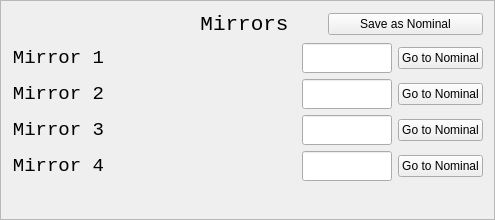
              <widget class="QFrame" name="mirror_frame">
               <property name="minimumSize">
                <size>
                 <width>0</width>
                 <height>220</height>
                </size>
               </property>
               <property name="maximumSize">
                <size>
                 <width>16777215</width>
                 <height>220</height>
                </size>
               </property>
               <property name="frameShape">
                <enum>QFrame::StyledPanel</enum>
               </property>
               <property name="frameShadow">
                <enum>QFrame::Raised</enum>
               </property>
               <layout class="QVBoxLayout" name="verticalLayout_5">
                <item>
                 <layout class="QHBoxLayout" name="horizontalLayout">
                  <property name="bottomMargin">
                   <number>0</number>
                  </property>
                  <item>
                   <spacer name="horizontalSpacer">
                    <property name="orientation">
                     <enum>Qt::Horizontal</enum>
                    </property>
                    <property name="sizeType">
                     <enum>QSizePolicy::Expanding</enum>
                    </property>
                    <property name="sizeHint" stdset="0">
                     <size>
                      <width>40</width>
                      <height>20</height>
                     </size>
                    </property>
                   </spacer>
                  </item>
                  <item>
                   <widget class="QLabel" name="mirrors_title">
                    <property name="sizePolicy">
                     <sizepolicy hsizetype="Expanding" vsizetype="Preferred">
                      <horstretch>0</horstretch>
                      <verstretch>0</verstretch>
                     </sizepolicy>
                    </property>
                    <property name="font">
                     <font>
                      <family>Monospace</family>
                      <pointsize>16</pointsize>
                     </font>
                    </property>
                    <property name="text">
                     <string>Mirrors</string>
                    </property>
                    <property name="alignment">
                     <set>Qt::AlignCenter</set>
                    </property>
                   </widget>
                  </item>
                  <item>
                   <widget class="QPushButton" name="save_mirrors_button">
                    <property name="sizePolicy">
                     <sizepolicy hsizetype="Expanding" vsizetype="Fixed">
                      <horstretch>0</horstretch>
                      <verstretch>0</verstretch>
                     </sizepolicy>
                    </property>
                    <property name="text">
                     <string>Save as Nominal</string>
                    </property>
                   </widget>
                  </item>
                 </layout>
                </item>
                <item>
                 <layout class="QGridLayout" name="mirrors_layout">
                  <item row="2" column="3">
                   <widget class="PyDMLineEdit" name="mirror_setpos_3">
                    <property name="minimumSize">
                     <size>
                      <width>90</width>
                      <height>30</height>
                     </size>
                    </property>
                    <property name="maximumSize">
                     <size>
                      <width>90</width>
                      <height>30</height>
                     </size>
                    </property>
                    <property name="font">
                     <font>
                      <family>Monospace</family>
                      <pointsize>14</pointsize>
                     </font>
                    </property>
                    <property name="toolTip">
                     <string/>
                    </property>
                    <property name="whatsThis">
                     <string>
    Writeable text field to send and display channel values
    </string>
                    </property>
                    <property name="alignment">
                     <set>Qt::AlignRight|Qt::AlignTrailing|Qt::AlignVCenter</set>
                    </property>
                    <property name="showUnits" stdset="0">
                     <bool>false</bool>
                    </property>
                   </widget>
                  </item>
                  <item row="1" column="0">
                   <widget class="QLabel" name="mirror_name_2">
                    <property name="font">
                     <font>
                      <family>Monospace</family>
                      <pointsize>14</pointsize>
                     </font>
                    </property>
                    <property name="text">
                     <string>Mirror 2</string>
                    </property>
                    <property name="alignment">
                     <set>Qt::AlignRight|Qt::AlignTrailing|Qt::AlignVCenter</set>
                    </property>
                   </widget>
                  </item>
                  <item row="2" column="2">
                   <widget class="PyDMLabel" name="mirror_readback_3">
                    <property name="minimumSize">
                     <size>
                      <width>150</width>
                      <height>30</height>
                     </size>
                    </property>
                    <property name="maximumSize">
                     <size>
                      <width>150</width>
                      <height>30</height>
                     </size>
                    </property>
                    <property name="font">
                     <font>
                      <family>Monospace</family>
                      <pointsize>14</pointsize>
                     </font>
                    </property>
                    <property name="toolTip">
                     <string/>
                    </property>
                    <property name="whatsThis">
                     <string/>
                    </property>
                    <property name="precision" stdset="0">
                     <number>0</number>
                    </property>
                    <property name="showUnits" stdset="0">
                     <bool>true</bool>
                    </property>
                    <property name="userDefinedPrecision" stdset="0">
                     <bool>true</bool>
                    </property>
                   </widget>
                  </item>
                  <item row="0" column="2">
                   <widget class="PyDMLabel" name="mirror_readback_1">
                    <property name="minimumSize">
                     <size>
                      <width>150</width>
                      <height>30</height>
                     </size>
                    </property>
                    <property name="maximumSize">
                     <size>
                      <width>150</width>
                      <height>30</height>
                     </size>
                    </property>
                    <property name="font">
                     <font>
                      <family>Monospace</family>
                      <pointsize>14</pointsize>
                     </font>
                    </property>
                    <property name="toolTip">
                     <string/>
                    </property>
                    <property name="whatsThis">
                     <string/>
                    </property>
                    <property name="precision" stdset="0">
                     <number>0</number>
                    </property>
                    <property name="showUnits" stdset="0">
                     <bool>true</bool>
                    </property>
                    <property name="userDefinedPrecision" stdset="0">
                     <bool>true</bool>
                    </property>
                   </widget>
                  </item>
                  <item row="0" column="0">
                   <widget class="QLabel" name="mirror_name_1">
                    <property name="font">
                     <font>
                      <family>Monospace</family>
                      <pointsize>14</pointsize>
                     </font>
                    </property>
                    <property name="text">
                     <string>Mirror 1</string>
                    </property>
                    <property name="alignment">
                     <set>Qt::AlignRight|Qt::AlignTrailing|Qt::AlignVCenter</set>
                    </property>
                   </widget>
                  </item>
                  <item row="2" column="0">
                   <widget class="QLabel" name="mirror_name_3">
                    <property name="font">
                     <font>
                      <family>Monospace</family>
                      <pointsize>14</pointsize>
                     </font>
                    </property>
                    <property name="text">
                     <string>Mirror 3</string>
                    </property>
                    <property name="alignment">
                     <set>Qt::AlignRight|Qt::AlignTrailing|Qt::AlignVCenter</set>
                    </property>
                   </widget>
                  </item>
                  <item row="1" column="2">
                   <widget class="PyDMLabel" name="mirror_readback_2">
                    <property name="minimumSize">
                     <size>
                      <width>150</width>
                      <height>30</height>
                     </size>
                    </property>
                    <property name="maximumSize">
                     <size>
                      <width>150</width>
                      <height>30</height>
                     </size>
                    </property>
                    <property name="font">
                     <font>
                      <family>Monospace</family>
                      <pointsize>14</pointsize>
                     </font>
                    </property>
                    <property name="toolTip">
                     <string/>
                    </property>
                    <property name="whatsThis">
                     <string/>
                    </property>
                    <property name="precision" stdset="0">
                     <number>0</number>
                    </property>
                    <property name="showUnits" stdset="0">
                     <bool>true</bool>
                    </property>
                    <property name="userDefinedPrecision" stdset="0">
                     <bool>true</bool>
                    </property>
                   </widget>
                  </item>
                  <item row="1" column="3">
                   <widget class="PyDMLineEdit" name="mirror_setpos_2">
                    <property name="minimumSize">
                     <size>
                      <width>90</width>
                      <height>30</height>
                     </size>
                    </property>
                    <property name="maximumSize">
                     <size>
                      <width>90</width>
                      <height>30</height>
                     </size>
                    </property>
                    <property name="font">
                     <font>
                      <family>Monospace</family>
                      <pointsize>14</pointsize>
                     </font>
                    </property>
                    <property name="toolTip">
                     <string/>
                    </property>
                    <property name="whatsThis">
                     <string>
    Writeable text field to send and display channel values
    </string>
                    </property>
                    <property name="alignment">
                     <set>Qt::AlignRight|Qt::AlignTrailing|Qt::AlignVCenter</set>
                    </property>
                    <property name="showUnits" stdset="0">
                     <bool>false</bool>
                    </property>
                   </widget>
                  </item>
                  <item row="0" column="3">
                   <widget class="PyDMLineEdit" name="mirror_setpos_1">
                    <property name="minimumSize">
                     <size>
                      <width>90</width>
                      <height>30</height>
                     </size>
                    </property>
                    <property name="maximumSize">
                     <size>
                      <width>90</width>
                      <height>30</height>
                     </size>
                    </property>
                    <property name="font">
                     <font>
                      <family>Monospace</family>
                      <pointsize>14</pointsize>
                     </font>
                    </property>
                    <property name="toolTip">
                     <string/>
                    </property>
                    <property name="whatsThis">
                     <string>
    Writeable text field to send and display channel values
    </string>
                    </property>
                    <property name="alignment">
                     <set>Qt::AlignRight|Qt::AlignTrailing|Qt::AlignVCenter</set>
                    </property>
                    <property name="showUnits" stdset="0">
                     <bool>false</bool>
                    </property>
                   </widget>
                  </item>
                  <item row="3" column="0">
                   <widget class="QLabel" name="mirror_name_4">
                    <property name="font">
                     <font>
                      <family>Monospace</family>
                      <pointsize>14</pointsize>
                     </font>
                    </property>
                    <property name="text">
                     <string>Mirror 4</string>
                    </property>
                    <property name="alignment">
                     <set>Qt::AlignRight|Qt::AlignTrailing|Qt::AlignVCenter</set>
                    </property>
                   </widget>
                  </item>
                  <item row="3" column="2">
                   <widget class="PyDMLabel" name="mirror_readback_4">
                    <property name="minimumSize">
                     <size>
                      <width>150</width>
                      <height>30</height>
                     </size>
                    </property>
                    <property name="maximumSize">
                     <size>
                      <width>150</width>
                      <height>30</height>
                     </size>
                    </property>
                    <property name="font">
                     <font>
                      <family>Monospace</family>
                      <pointsize>14</pointsize>
                     </font>
                    </property>
                    <property name="toolTip">
                     <string/>
                    </property>
                    <property name="whatsThis">
                     <string/>
                    </property>
                    <property name="precision" stdset="0">
                     <number>0</number>
                    </property>
                    <property name="showUnits" stdset="0">
                     <bool>true</bool>
                    </property>
                    <property name="userDefinedPrecision" stdset="0">
                     <bool>true</bool>
                    </property>
                   </widget>
                  </item>
                  <item row="3" column="3">
                   <widget class="PyDMLineEdit" name="mirror_setpos_4">
                    <property name="minimumSize">
                     <size>
                      <width>90</width>
                      <height>30</height>
                     </size>
                    </property>
                    <property name="maximumSize">
                     <size>
                      <width>90</width>
                      <height>30</height>
                     </size>
                    </property>
                    <property name="font">
                     <font>
                      <family>Monospace</family>
                      <pointsize>14</pointsize>
                     </font>
                    </property>
                    <property name="toolTip">
                     <string/>
                    </property>
                    <property name="whatsThis">
                     <string>
    Writeable text field to send and display channel values
    </string>
                    </property>
                    <property name="alignment">
                     <set>Qt::AlignRight|Qt::AlignTrailing|Qt::AlignVCenter</set>
                    </property>
                    <property name="showUnits" stdset="0">
                     <bool>false</bool>
                    </property>
                   </widget>
                  </item>
                  <item row="0" column="1">
                   <widget class="QFrame" name="circle_size_hax_1">
                    <property name="minimumSize">
                     <size>
                      <width>30</width>
                      <height>30</height>
                     </size>
                    </property>
                    <property name="maximumSize">
                     <size>
                      <width>30</width>
                      <height>30</height>
                     </size>
                    </property>
                    <property name="frameShape">
                     <enum>QFrame::NoFrame</enum>
                    </property>
                    <property name="frameShadow">
                     <enum>QFrame::Plain</enum>
                    </property>
                    <property name="lineWidth">
                     <number>0</number>
                    </property>
                    <widget class="PyDMByteIndicator" name="mirror_circle_1">
                     <property name="geometry">
                      <rect>
                       <x>-10</x>
                       <y>-5</y>
                       <width>48</width>
                       <height>48</height>
                      </rect>
                     </property>
                     <property name="minimumSize">
                      <size>
                       <width>48</width>
                       <height>48</height>
                      </size>
                     </property>
                     <property name="maximumSize">
                      <size>
                       <width>48</width>
                       <height>48</height>
                      </size>
                     </property>
                     <property name="font">
                      <font>
                       <family>Monospace</family>
                       <pointsize>14</pointsize>
                      </font>
                     </property>
                     <property name="toolTip">
                      <string/>
                     </property>
                     <property name="whatsThis">
                      <string/>
                     </property>
                     <property name="onColor" stdset="0">
                      <color>
                       <red>100</red>
                       <green>100</green>
                       <blue>100</blue>
                      </color>
                     </property>
                     <property name="offColor" stdset="0">
                      <color>
                       <red>255</red>
                       <green>255</green>
                       <blue>0</blue>
                      </color>
                     </property>
                     <property name="orientation" stdset="0">
                      <enum>Qt::Vertical</enum>
                     </property>
                     <property name="showLabels" stdset="0">
                      <bool>false</bool>
                     </property>
                     <property name="bigEndian" stdset="0">
                      <bool>false</bool>
                     </property>
                     <property name="circles" stdset="0">
                      <bool>true</bool>
                     </property>
                    </widget>
                   </widget>
                  </item>
                  <item row="1" column="1">
                   <widget class="QFrame" name="circle_size_hax_2">
                    <property name="minimumSize">
                     <size>
                      <width>30</width>
                      <height>30</height>
                     </size>
                    </property>
                    <property name="maximumSize">
                     <size>
                      <width>30</width>
                      <height>30</height>
                     </size>
                    </property>
                    <property name="frameShape">
                     <enum>QFrame::NoFrame</enum>
                    </property>
                    <property name="frameShadow">
                     <enum>QFrame::Plain</enum>
                    </property>
                    <property name="lineWidth">
                     <number>0</number>
                    </property>
                    <widget class="PyDMByteIndicator" name="mirror_circle_2">
                     <property name="geometry">
                      <rect>
                       <x>-10</x>
                       <y>-5</y>
                       <width>48</width>
                       <height>48</height>
                      </rect>
                     </property>
                     <property name="minimumSize">
                      <size>
                       <width>48</width>
                       <height>48</height>
                      </size>
                     </property>
                     <property name="maximumSize">
                      <size>
                       <width>48</width>
                       <height>48</height>
                      </size>
                     </property>
                     <property name="font">
                      <font>
                       <family>Monospace</family>
                       <pointsize>14</pointsize>
                      </font>
                     </property>
                     <property name="toolTip">
                      <string/>
                     </property>
                     <property name="whatsThis">
                      <string/>
                     </property>
                     <property name="onColor" stdset="0">
                      <color>
                       <red>100</red>
                       <green>100</green>
                       <blue>100</blue>
                      </color>
                     </property>
                     <property name="offColor" stdset="0">
                      <color>
                       <red>255</red>
                       <green>255</green>
                       <blue>0</blue>
                      </color>
                     </property>
                     <property name="orientation" stdset="0">
                      <enum>Qt::Vertical</enum>
                     </property>
                     <property name="showLabels" stdset="0">
                      <bool>false</bool>
                     </property>
                     <property name="bigEndian" stdset="0">
                      <bool>false</bool>
                     </property>
                     <property name="circles" stdset="0">
                      <bool>true</bool>
                     </property>
                    </widget>
                   </widget>
                  </item>
                  <item row="2" column="1">
                   <widget class="QFrame" name="circle_size_hax_3">
                    <property name="minimumSize">
                     <size>
                      <width>30</width>
                      <height>30</height>
                     </size>
                    </property>
                    <property name="maximumSize">
                     <size>
                      <width>30</width>
                      <height>30</height>
                     </size>
                    </property>
                    <property name="frameShape">
                     <enum>QFrame::NoFrame</enum>
                    </property>
                    <property name="frameShadow">
                     <enum>QFrame::Plain</enum>
                    </property>
                    <property name="lineWidth">
                     <number>0</number>
                    </property>
                    <widget class="PyDMByteIndicator" name="mirror_circle_3">
                     <property name="geometry">
                      <rect>
                       <x>-10</x>
                       <y>-5</y>
                       <width>48</width>
                       <height>48</height>
                      </rect>
                     </property>
                     <property name="sizePolicy">
                      <sizepolicy hsizetype="Preferred" vsizetype="Preferred">
                       <horstretch>0</horstretch>
                       <verstretch>0</verstretch>
                      </sizepolicy>
                     </property>
                     <property name="minimumSize">
                      <size>
                       <width>48</width>
                       <height>48</height>
                      </size>
                     </property>
                     <property name="maximumSize">
                      <size>
                       <width>48</width>
                       <height>48</height>
                      </size>
                     </property>
                     <property name="font">
                      <font>
                       <family>Monospace</family>
                       <pointsize>14</pointsize>
                      </font>
                     </property>
                     <property name="toolTip">
                      <string/>
                     </property>
                     <property name="whatsThis">
                      <string/>
                     </property>
                     <property name="onColor" stdset="0">
                      <color>
                       <red>100</red>
                       <green>100</green>
                       <blue>100</blue>
                      </color>
                     </property>
                     <property name="offColor" stdset="0">
                      <color>
                       <red>255</red>
                       <green>255</green>
                       <blue>0</blue>
                      </color>
                     </property>
                     <property name="orientation" stdset="0">
                      <enum>Qt::Vertical</enum>
                     </property>
                     <property name="showLabels" stdset="0">
                      <bool>false</bool>
                     </property>
                     <property name="bigEndian" stdset="0">
                      <bool>false</bool>
                     </property>
                     <property name="circles" stdset="0">
                      <bool>true</bool>
                     </property>
                    </widget>
                   </widget>
                  </item>
                  <item row="3" column="1">
                   <widget class="QFrame" name="circle_size_hax_4">
                    <property name="minimumSize">
                     <size>
                      <width>30</width>
                      <height>30</height>
                     </size>
                    </property>
                    <property name="maximumSize">
                     <size>
                      <width>30</width>
                      <height>30</height>
                     </size>
                    </property>
                    <property name="frameShape">
                     <enum>QFrame::NoFrame</enum>
                    </property>
                    <property name="frameShadow">
                     <enum>QFrame::Plain</enum>
                    </property>
                    <property name="lineWidth">
                     <number>0</number>
                    </property>
                    <widget class="PyDMByteIndicator" name="mirror_circle_4">
                     <property name="geometry">
                      <rect>
                       <x>-10</x>
                       <y>-5</y>
                       <width>48</width>
                       <height>48</height>
                      </rect>
                     </property>
                     <property name="minimumSize">
                      <size>
                       <width>48</width>
                       <height>48</height>
                      </size>
                     </property>
                     <property name="maximumSize">
                      <size>
                       <width>48</width>
                       <height>48</height>
                      </size>
                     </property>
                     <property name="font">
                      <font>
                       <family>Monospace</family>
                       <pointsize>14</pointsize>
                      </font>
                     </property>
                     <property name="toolTip">
                      <string/>
                     </property>
                     <property name="whatsThis">
                      <string/>
                     </property>
                     <property name="onColor" stdset="0">
                      <color>
                       <red>100</red>
                       <green>100</green>
                       <blue>100</blue>
                      </color>
                     </property>
                     <property name="offColor" stdset="0">
                      <color>
                       <red>255</red>
                       <green>255</green>
                       <blue>0</blue>
                      </color>
                     </property>
                     <property name="orientation" stdset="0">
                      <enum>Qt::Vertical</enum>
                     </property>
                     <property name="showLabels" stdset="0">
                      <bool>false</bool>
                     </property>
                     <property name="bigEndian" stdset="0">
                      <bool>false</bool>
                     </property>
                     <property name="circles" stdset="0">
                      <bool>true</bool>
                     </property>
                    </widget>
                   </widget>
                  </item>
                  <item row="0" column="4">
                   <widget class="QPushButton" name="move_nominal_1">
                    <property name="text">
                     <string>Go to Nominal</string>
                    </property>
                   </widget>
                  </item>
                  <item row="1" column="4">
                   <widget class="QPushButton" name="move_nominal_2">
                    <property name="text">
                     <string>Go to Nominal</string>
                    </property>
                   </widget>
                  </item>
                  <item row="2" column="4">
                   <widget class="QPushButton" name="move_nominal_3">
                    <property name="text">
                     <string>Go to Nominal</string>
                    </property>
                   </widget>
                  </item>
                  <item row="3" column="4">
                   <widget class="QPushButton" name="move_nominal_4">
                    <property name="text">
                     <string>Go to Nominal</string>
                    </property>
                   </widget>
                  </item>
                 </layout>
                </item>
                <item>
                 <spacer name="mirrors_spacer">
                  <property name="orientation">
                   <enum>Qt::Vertical</enum>
                  </property>
                  <property name="sizeHint" stdset="0">
                   <size>
                    <width>20</width>
                    <height>40</height>
                   </size>
                  </property>
                 </spacer>
                </item>
               </layout>
              </widget>
